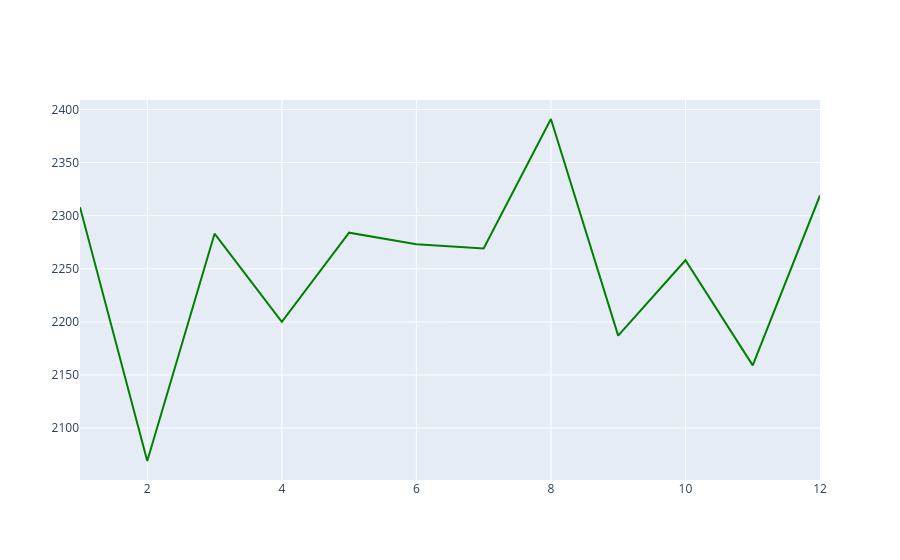

Here is the notebook cell this chart was saved with:
### Code cell
#Next we will create a line plot by using the add_trace function and use the go.scatter() function within it
# In go.Scatter we define the x-axis data,y-axis data and define the mode as lines with color of the marker as green
fig.add_trace(go.Scatter(x=months_array, y=numberofflights_array, mode='lines', marker=dict(color='green')))

### Figure 1 — Plotly figure (JSON) as saved in the notebook; plotly's stock layout.template omitted (floating-point values rounded to 4 significant figures)
{"data": [{"marker": {"color": "green"}, "mode": "lines", "type": "scatter", "x": [1, 2, 3, 4, 5, 6, 7, 8, 9, 10, 11, 12], "y": [2308.0, 2069.0, 2283.0, 2200.0, 2284.0, 2273.0, 2269.0, 2391.0, 2187.0, 2258.0, 2159.0, 2319.0]}], "layout": {}}
